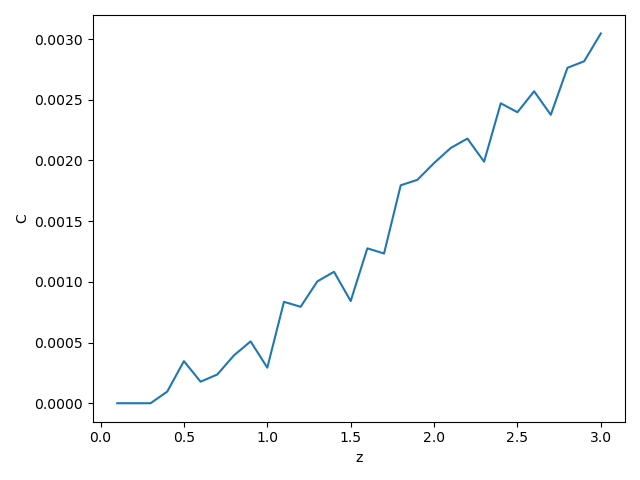

Here is the Python script that generated this plot:
import networkx as nx
import matplotlib.pyplot as plt
import numpy as np
import statistics
np.random.seed(1234)

num_realizations = 20
N = 1000
zs = np.arange(0.1, 3.1, 0.1)
Cs = np.empty(zs.shape)

for i in range(len(zs)):
    z = zs[i]
    p = z / N
    Cs_N = np.empty((num_realizations,))

    for j in range(num_realizations):
        G = nx.gnp_random_graph(N, p, directed=True)
        Cs_N[j] = nx.average_clustering(G)

    Cs[i] = statistics.mean(Cs_N)

plt.plot(zs, Cs)
plt.xlabel("z")
plt.ylabel("C")
plt.tight_layout()
plt.savefig("Q3-3-B.png")
